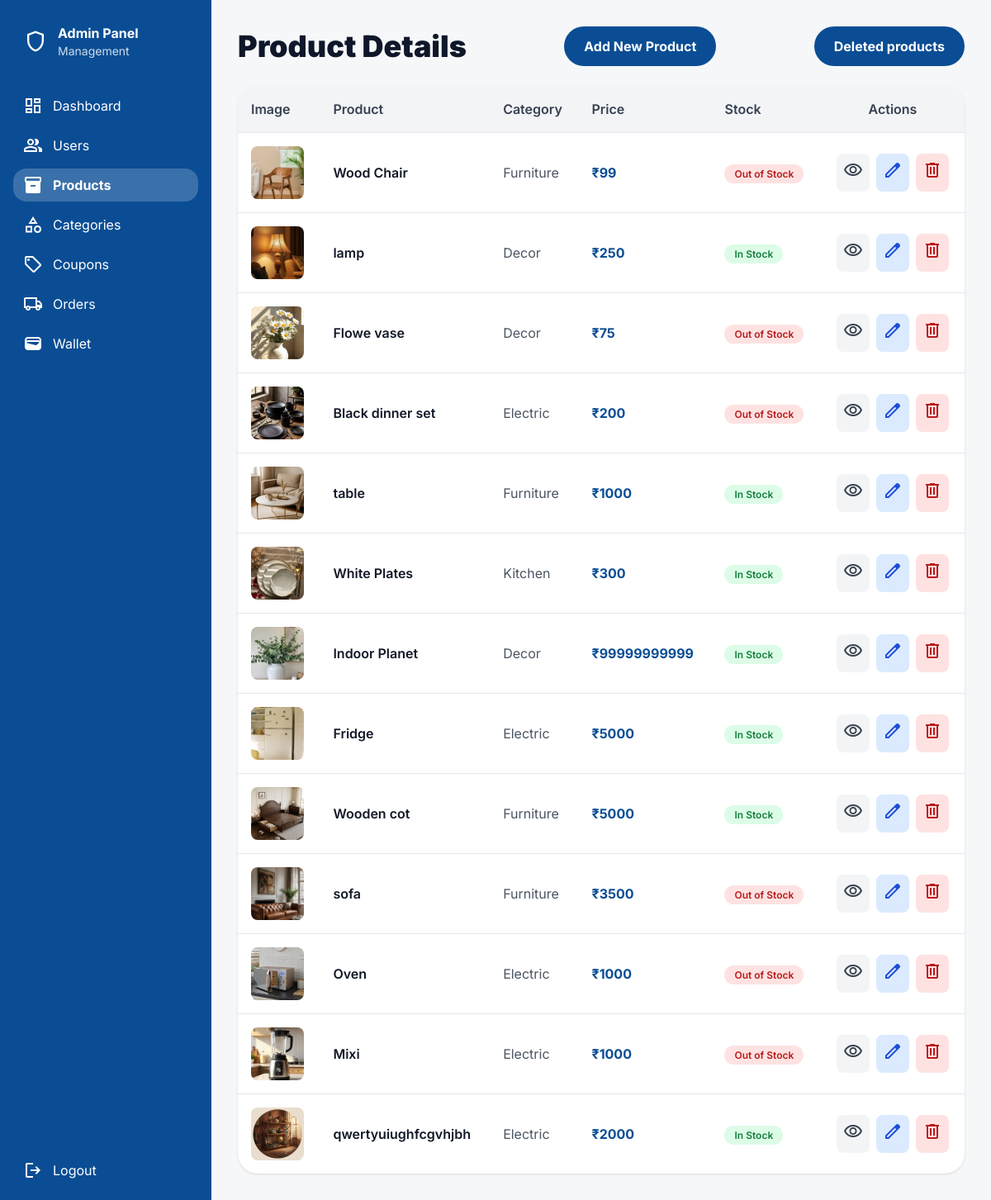
The app's page /users/admin_product_list (signed in) with its own data.
### products/models.py (models this page shows, shortened)
class Products(models.Model):
    title=models.CharField(max_length=100)
    discription=models.TextField(null=True)
    price=models.IntegerField(default=0)
    image=models.ImageField(upload_to='images/')
    category=models.ForeignKey(CategoryModel,on_delete=models.CASCADE)
    user=models.ForeignKey(User,on_delete=models.CASCADE,null=True)
    quantity=models.PositiveIntegerField(default=0)
    is_delete=models.BooleanField(default=False)

class CategoryModel(models.Model):
    name=models.CharField(max_length=100,unique=True)
    is_delete=models.BooleanField(default=False)
    def __str__(self):
        return self.name

### users/views.py (the view)
# urls.py: path('admin_product_list',views.admin_product_list,name='admin_product_list'),
@never_cache
@cache_control(no_cache=True, no_store=True, must_revalidate=True)
def admin_product_list(req):
        if not req.session.get('admin_id'):
            return redirect('admin_login')
        products=Products.objects.filter(is_delete=False,category__is_delete=False)
        return render(req,'admin/admin_product_list.html',{'products':products})

### templates/admin/admin_product_list.html (shortened to what this page needs)
{% load static %}
<!DOCTYPE html>
<html class="light" lang="en">
<head>
<script src="https://cdn.tailwindcss.com?plugins=forms,container-queries"></script>
</head>
<body class="bg-background-light font-display">
<div class="flex min-h-screen">
<aside class="flex w-64 flex-col bg-primary text-white p-4">
  <div class="flex items-center gap-3 p-3 mb-6">
    <span class="material-symbols-outlined text-3xl">shield</span>
    <div>
      <h1 class="font-bold">Admin Panel</h1>
      <p class="text-sm text-white/80">Management</p>
    </div>
  </div>
  <nav class="flex flex-col gap-2 flex-grow">
    <a href="{% url 'admin_dashboard' %}" class="flex items-center gap-3 px-3 py-2 rounded-lg hover:bg-white/10">
      <span class="material-symbols-outlined">dashboard</span> Dashboard
    </a>
    <a href="{% url 'admin_user' %}" class="flex items-center gap-3 px-3 py-2 rounded-lg hover:bg-white/10">
      <span class="material-symbols-outlined">group</span> Users
    </a>
    <a href="{% url 'admin_product_list' %}" class="flex items-center gap-3 px-3 py-2 rounded-lg bg-white/20 font-bold">
      <span class="material-symbols-outlined" style="font-variation-settings:'FILL' 1">inventory_2</span>
      Products
    </a>
    <a href="{% url 'admin_category_list' %}" class="flex items-center gap-3 px-3 py-2 rounded-lg hover:bg-white/10">
      <span class="material-symbols-outlined">category</span> Categories
    </a>
    <a href="{% url 'admin_coupon_list' %}" class="flex items-center gap-3 px-3 py-2 rounded-lg hover:bg-white/10">
      <span class="material-symbols-outlined">sell</span> Coupons
    </a>
    <a href="{% url 'admin_order_list' %}" class="flex items-center gap-3 px-3 py-2 rounded-lg hover:bg-white/10">
      <span class="material-symbols-outlined">local_shipping</span> Orders
    </a>
    <a href="{% url 'admin_wallet' %}" class="flex items-center gap-3 px-3 py-2 rounded-lg hover:bg-white/10">
        <span class="material-symbols-outlined">wallet</span>Wallet
      </a>
  </nav>
  <a href="{% url 'admin_logout' %}" class="flex items-center gap-3 px-3 py-2 rounded-lg hover:bg-white/10">
    <span class="material-symbols-outlined">logout</span> Logout
  </a>
</aside>
<main class="flex-1 p-8 overflow-y-auto">
<div class="max-w-7xl mx-auto">
<header class="flex justify-between items-center mb-6">
  <h1 class="text-4xl font-black text-slate-900">Product Details</h1>
  <a href="{% url 'add_product' %}"
     class="flex items-center justify-center rounded-xl h-12 px-6 bg-primary text-white font-bold hover:bg-primary/90">
    Add New Product
  </a>
  <a href="{% url 'soft_deleted_products' %}"
     class="flex items-center justify-center rounded-xl h-12 px-6 bg-primary text-white font-bold hover:bg-primary/90">
    Deleted products
  </a>
</header>
<div class="bg-white rounded-xl shadow overflow-x-auto">
  <table class="w-full border-collapse">
    <thead class="bg-gray-100 text-left">
      <tr>
        <th class="p-4 font-semibold text-gray-700">Image</th>
        <th class="p-4 font-semibold text-gray-700">Product</th>
        <th class="p-4 font-semibold text-gray-700">Category</th>
        <th class="p-4 font-semibold text-gray-700">Price</th>
        <th class="p-4 font-semibold text-gray-700">Stock</th>
        <th class="p-4 font-semibold text-gray-700 text-center">Actions</th>
      </tr>
    </thead>
    <tbody>
    {% for p in products %}
      <tr class="border-t hover:bg-gray-50 transition">
        <td class="p-4">
          {% if p.image %}
            <img src="{{ p.image.url }}"
                 class="h-16 w-16 object-cover rounded
                 ">
          {% else %}
            <span class="material-symbols-outlined text-gray-400 text-4xl">
              image
            </span>
          {% endif %}
        </td>
        <td class="p-4 font-semibold text-gray-900">
          {{ p.title }}
        </td>
        <td class="p-4 text-gray-600">
          {{ p.category }}
        </td>
        <td class="p-4 font-bold text-primary">
          ₹{{ p.price }}
        </td>
        <td class="p-4">
          {% if p.quantity > 0 %}
            <span class="px-3 py-1 bg-green-100 text-green-700 rounded-full text-xs font-semibold">
              In Stock
            </span>
          {% else %}
            <span class="px-3 py-1 bg-red-100 text-red-700 rounded-full text-xs font-semibold">
              Out of Stock
            </span>
          {% endif %}
        </td>
        <td class="p-4 text-center">
          <div class="flex justify-center gap-2">
            <a href="{% url 'product_detail' p.id %}"
               class="p-2 rounded bg-gray-100 hover:bg-gray-200 text-gray-700">
              <span class="material-symbols-outlined">visibility</span>
            </a>
            <a href="{% url 'edit_product' p.id %}"
               class="p-2 rounded bg-blue-100 hover:bg-blue-200 text-blue-700">
              <span class="material-symbols-outlined">edit</span>
            </a>
            <a href="{% url 'delete_product' p.id %}"
               class="p-2 rounded bg-red-100 hover:bg-red-200 text-red-700">
              <span class="material-symbols-outlined">delete</span>
            </a>
          </div>
        </td>
      </tr>
    {% empty %}
      <tr>
        <td colspan="6" class="p-8 text-center text-gray-500">
          No products found.
        </td>
      </tr>
    {% endfor %}
    </tbody>
  </table>
</div>
</div>
</main>
</div>
</body>
</html>

### records on screen
Products: image (picture), title "Wood Chair", category "Furniture", price "99", quantity "Out of Stock"
Products: image (picture), title "lamp", category "Decor", price "250", quantity "In Stock"
Products: image (picture), title "Flowe vase", category "Decor", price "75", quantity "Out of Stock"
Products: image (picture), title "Black dinner set", category "Electric", price "200", quantity "Out of Stock"
Products: image (picture), title "table", category "Furniture", price "1000", quantity "In Stock"
Products: image (picture), title "White Plates", category "Kitchen", price "300", quantity "In Stock"
Products: image (picture), title "Indoor Planet", category "Decor", price "99999999999", quantity "In Stock"
Products: image (picture), title "Fridge", category "Electric", price "5000", quantity "In Stock"
Products: image (picture), title "Wooden cot", category "Furniture", price "5000", quantity "In Stock"
Products: image (picture), title "sofa", category "Furniture", price "3500", quantity "Out of Stock"
Products: image (picture), title "Oven", category "Electric", price "1000", quantity "Out of Stock"
Products: image (picture), title "Mixi", category "Electric", price "1000", quantity "Out of Stock"
Products: image (picture), title "qwertyuiughfcgvhjbh", category "Electric", price "2000", quantity "In Stock"
